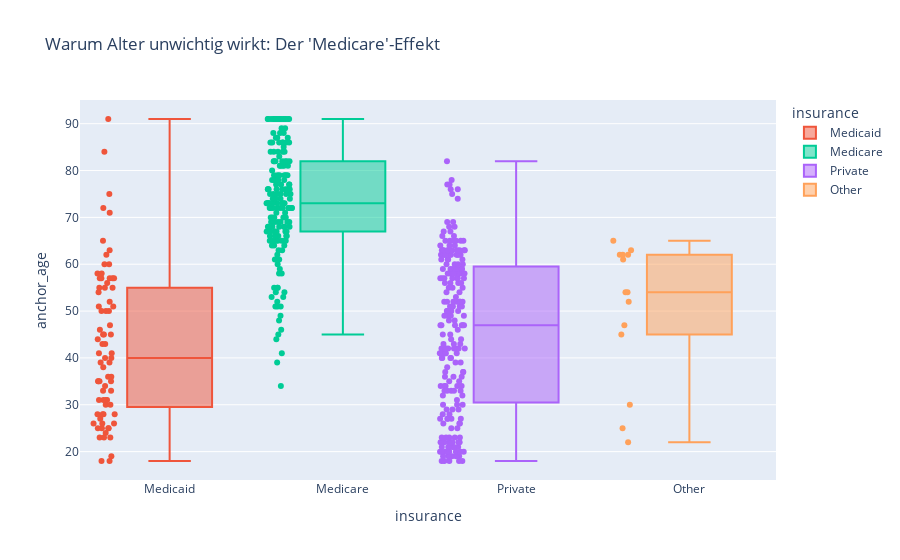

Notebook source saved alongside this figure:
### Code cell
# Check: Zusammenhang zwischen Alter und Versicherung (Medicare)
# Wir schauen, wie hoch das Durchschnittsalter pro Versicherungsgruppe ist.
import plotly.express as px

df_check = X_test_fast.copy() # Kopie für Analyse
if hasattr(df_check, "to_pandas"):
    df_check = df_check.to_pandas()

# Boxplot zeigt klar: Medicare-Patienten sind fast alle 65+
fig = px.box(df_check, x="insurance", y="anchor_age", 
             title="Warum Alter unwichtig wirkt: Der 'Medicare'-Effekt",
             points="all", 
             color="insurance")
fig.show()

### Figure 1 — Plotly figure (JSON) as saved in the notebook; plotly's stock layout.template omitted (floating-point values rounded to 4 significant figures; data arrays with more than 128 entries replaced by an {"elided": "..."} marker saying what was removed)
{"data": [{"alignmentgroup": "True", "boxpoints": "all", "hovertemplate": "insurance=%{x}<br>anchor_age=%{y}<extra></extra>", "legendgroup": "Medicaid", "marker": {"color": "#EF553B"}, "name": "Medicaid", "notched": false, "offsetgroup": "Medicaid", "orientation": "v", "showlegend": true, "type": "box", "x": ["Medicaid", "Medicaid", "Medicaid", "Medicaid", "Medicaid", "Medicaid", "Medicaid", "Medicaid", "Medicaid", "Medicaid", "Medicaid", "Medicaid", "Medicaid", "Medicaid", "Medicaid", "Medicaid", "Medicaid", "Medicaid", "Medicaid", "Medicaid", "Medicaid", "Medicaid", "Medicaid", "Medicaid", "Medicaid", "Medicaid", "Medicaid", "Medicaid", "Medicaid", "Medicaid", "Medicaid", "Medicaid", "Medicaid", "Medicaid", "Medicaid", "Medicaid", "Medicaid", "Medicaid", "Medicaid", "Medicaid", "Medicaid", "Medicaid", "Medicaid", "Medicaid", "Medicaid", "Medicaid", "Medicaid", "Medicaid", "Medicaid", "Medicaid", "Medicaid", "Medicaid", "Medicaid", "Medicaid", "Medicaid", "Medicaid", "Medicaid", "Medicaid", "Medicaid", "Medicaid", "Medicaid", "Medicaid", "Medicaid", "Medicaid", "Medicaid", "Medicaid", "Medicaid", "Medicaid", "Medicaid", "Medicaid", "Medicaid", "Medicaid", "Medicaid", "Medicaid", "Medicaid", "Medicaid", "Medicaid"], "x0": " ", "xaxis": "x", "y": [25, 91, 72, 23, 41, 18, 31, 31, 27, 55, 55, 50, 58, 84, 38, 26, 45, 58, 30, 24, 60, 19, 45, 25, 75, 50, 26, 28, 31, 46, 40, 30, 33, 50, 57, 39, 65, 28, 57, 63, 23, 44, 43, 57, 54, 41, 57, 71, 51, 28, 62, 25, 33, 47, 43, 23, 60, 39, 36, 35, 35, 26, 25, 51, 31, 18, 28, 56, 34, 55, 40, 57, 35, 45, 52, 35, 36], "y0": " ", "yaxis": "y"}, {"alignmentgroup": "True", "boxpoints": "all", "hovertemplate": "insurance=%{x}<br>anchor_age=%{y}<extra></extra>", "legendgroup": "Medicare", "marker": {"color": "#00cc96"}, "name": "Medicare", "notched": false, "offsetgroup": "Medicare", "orientation": "v", "showlegend": true, "type": "box", "x": {"elided": "176 str values"}, "x0": " ", "xaxis": "x", "y": {"elided": "176 int values"}, "y0": " ", "yaxis": "y"}, {"alignmentgroup": "True", "boxpoints": "all", "hovertemplate": "insurance=%{x}<br>anchor_age=%{y}<extra></extra>", "legendgroup": "Private", "marker": {"color": "#ab63fa"}, "name": "Private", "notched": false, "offsetgroup": "Private", "orientation": "v", "showlegend": true, "type": "box", "x": {"elided": "216 str values"}, "x0": " ", "xaxis": "x", "y": {"elided": "216 int values"}, "y0": " ", "yaxis": "y"}, {"alignmentgroup": "True", "boxpoints": "all", "hovertemplate": "insurance=%{x}<br>anchor_age=%{y}<extra></extra>", "legendgroup": "Other", "marker": {"color": "#FFA15A"}, "name": "Other", "notched": false, "offsetgroup": "Other", "orientation": "v", "showlegend": true, "type": "box", "x": ["Other", "Other", "Other", "Other", "Other", "Other", "Other", "Other", "Other", "Other", "Other", "Other", "Other", "Other"], "x0": " ", "xaxis": "x", "y": [61, 63, 47, 22, 54, 65, 30, 62, 54, 25, 62, 52, 62, 45], "y0": " ", "yaxis": "y"}], "layout": {"boxmode": "overlay", "legend": {"title": {"text": "insurance"}, "tracegroupgap": 0}, "title": {"text": "Warum Alter unwichtig wirkt: Der 'Medicare'-Effekt"}, "xaxis": {"anchor": "y", "categoryarray": [null, "Medicaid", "Medicare", "Private", "Other"], "categoryorder": "array", "domain": [0, 1], "title": {"text": "insurance"}}, "yaxis": {"anchor": "x", "domain": [0, 1], "title": {"text": "anchor_age"}}}}
